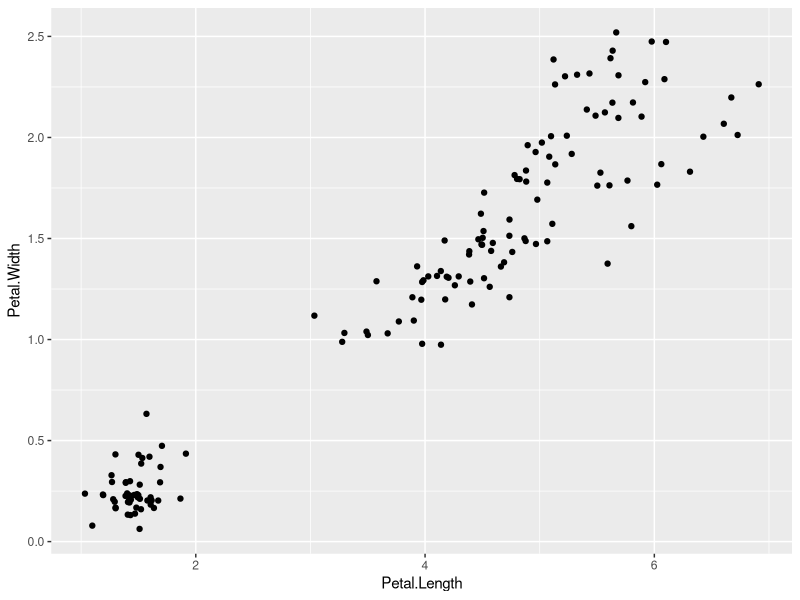
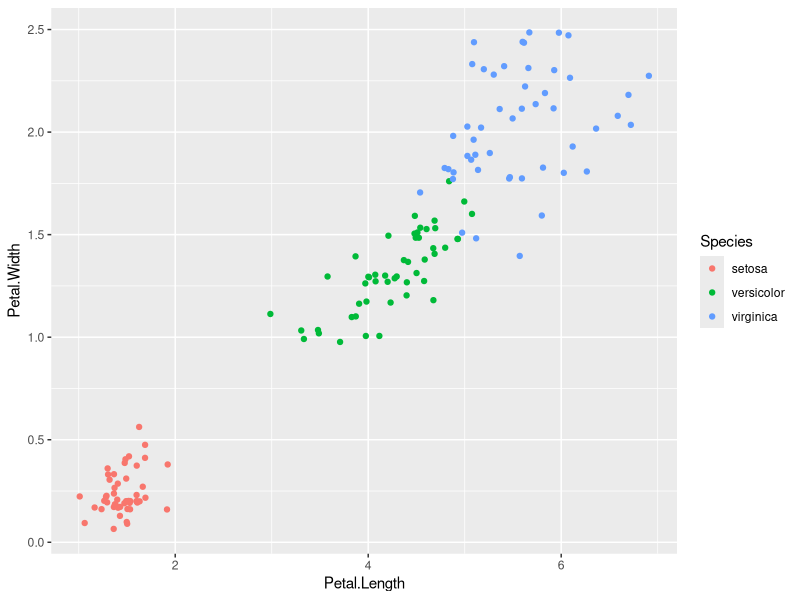
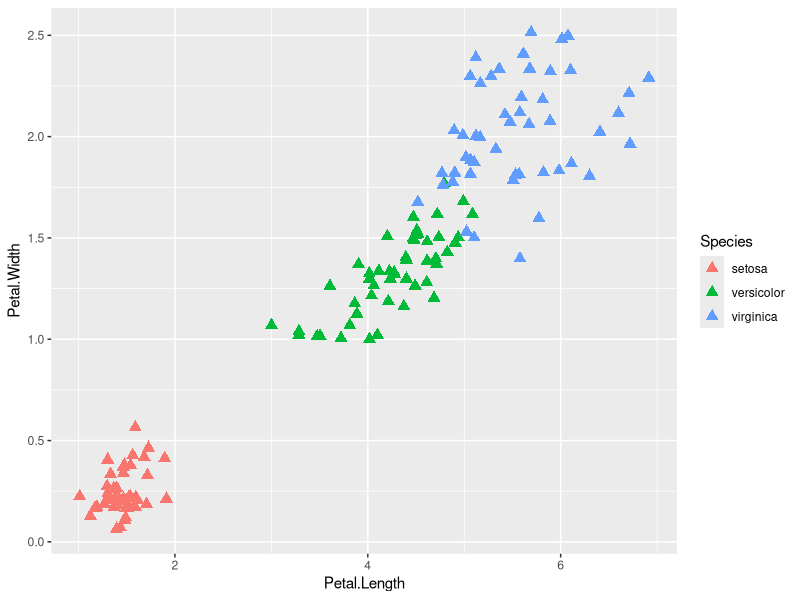
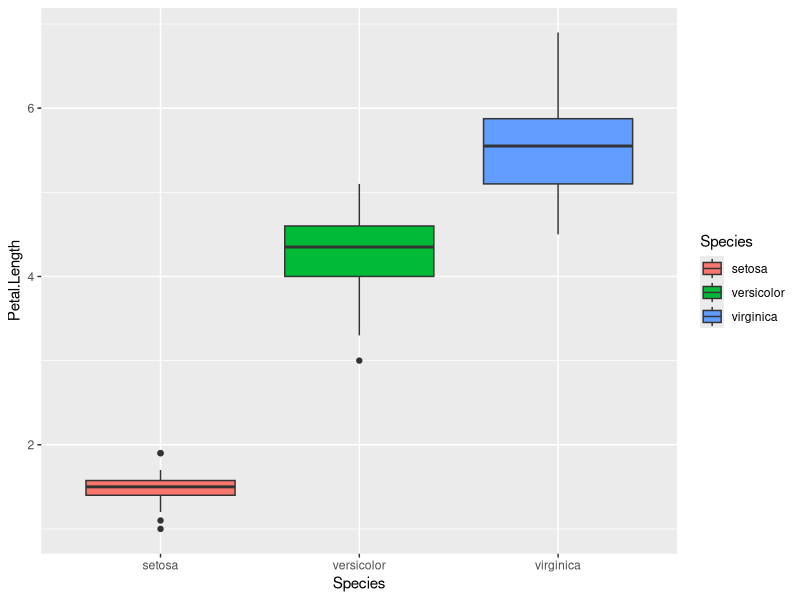
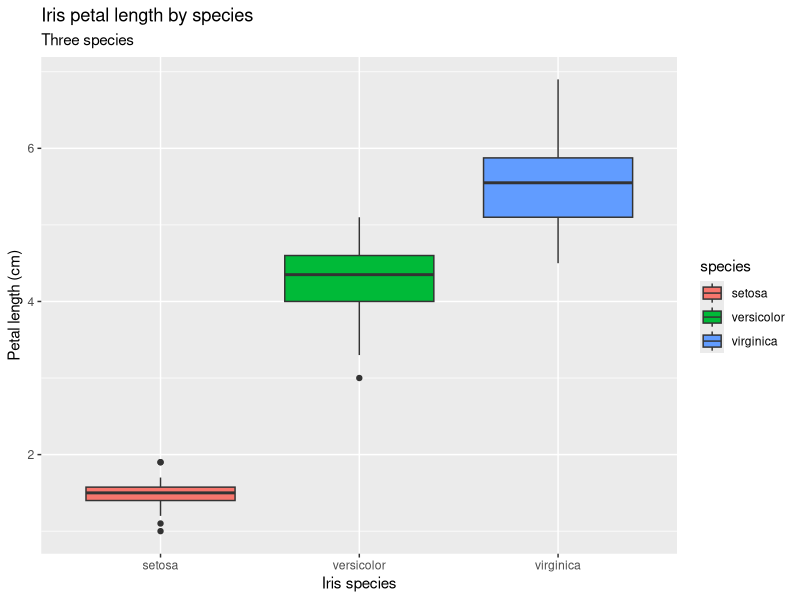
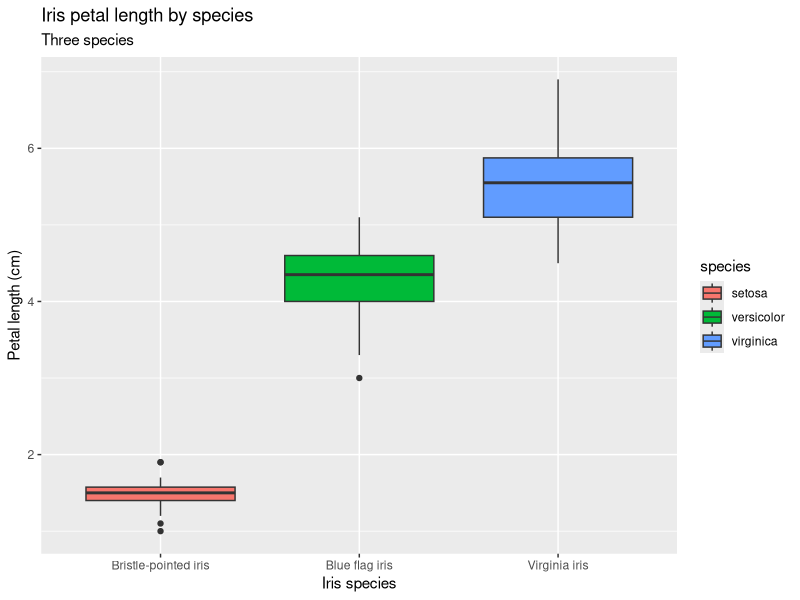
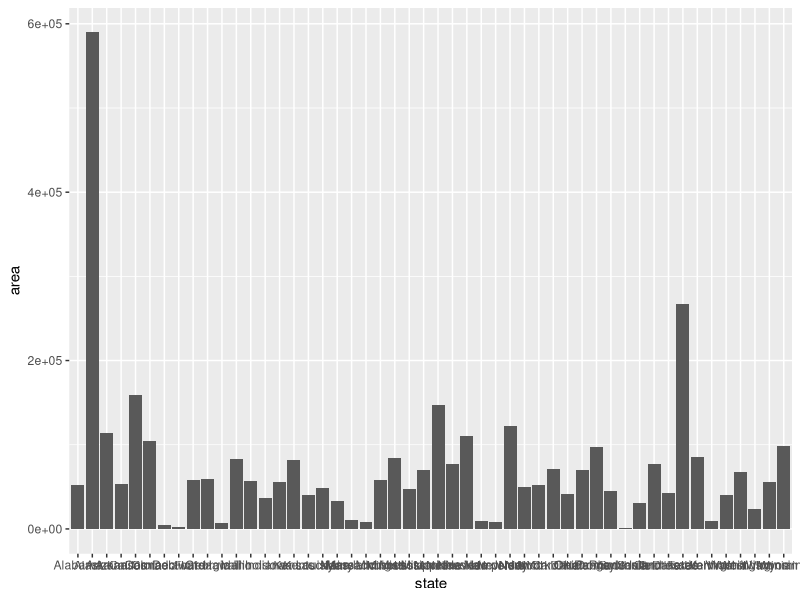
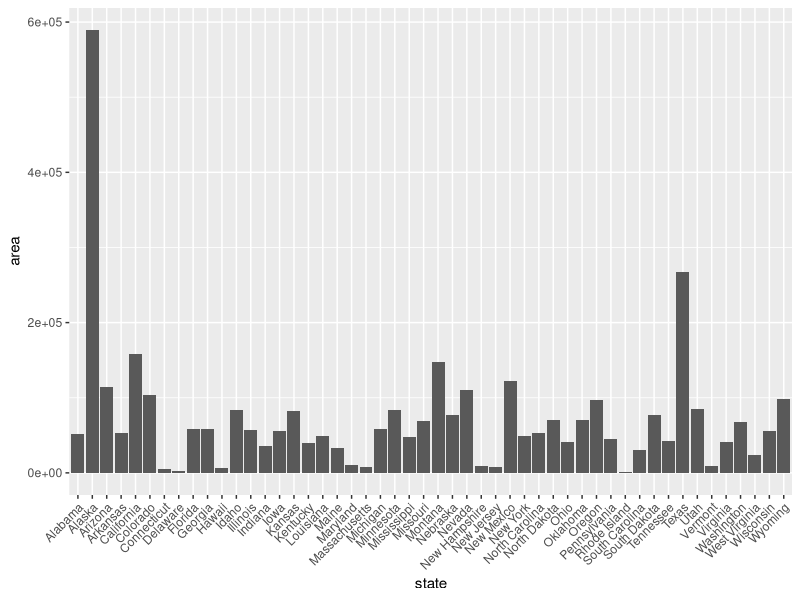

These charts were generated, in order, by the following R code:
## ---- chunk 1
library(tidyverse)
## ---- chunk 2
iris
## ---- chunk 3
ggplot(iris, aes(x = Petal.Length, y = Petal.Width)) +
  geom_jitter()
## ---- chunk 4
ggplot(iris, aes(x = Petal.Length, y = Petal.Width,
                 color = Species)) +
  geom_jitter()
## ---- chunk 5
ggplot(iris, aes(x = Petal.Length, y = Petal.Width,
                 color = Species)) +
  geom_jitter(size = 3, shape = 'triangle')
## ---- chunk 6
plot_iris <- ggplot(iris, aes(x = Species, y = Petal.Length, fill = Species)) + geom_boxplot()
plot_iris
## ---- chunk 7
plot_iris_labeled <- plot_iris +
  labs(x = "Iris species",
       y = "Petal length (cm)",
       fill = "species",
       title = "Iris petal length by species",
       subtitle = "Three species")
plot_iris_labeled
## ---- chunk 8
plot_iris_labeled +
  scale_x_discrete(labels = c("setosa" = "Bristle-pointed iris",
                              "virginica" = "Virginia iris",
                              "versicolor" = "Blue flag iris"))
## ---- chunk 9
us_states <- tibble(state = datasets::state.name,
                    abbrev = datasets::state.abb,
                    area = datasets::state.area,
                    region = datasets::state.region,
                    division = datasets::state.division)
## ---- chunk 10
plot_state_areas <- ggplot(us_states,
                           aes(x = state, y = area)) +
  geom_col()
plot_state_areas
## ---- chunk 11
plot_state_areas_neat <- plot_state_areas +
  scale_x_discrete(guide = guide_axis(angle = 45))
plot_state_areas_neat
## ---- chunk 12
plot_state_areas_reorder <- ggplot(us_states,
                                   aes(x = fct_reorder(state, area), y = area)) + 
  geom_col() +
scale_x_discrete(guide = guide_axis(angle = 45)) +
  labs(x = "US state",
       y = "area (sq mi)")
plot_state_areas_reorder
## ---- chunk 13
plot_iris_labeled +
  expand_limits(y = 0)
## ---- chunk 14
# zoom out
plot_iris_labeled +
  coord_cartesian(ylim = c(0, 8))

# zoom in
plot_iris_labeled +
  coord_cartesian(ylim = c(0, 4))
## ---- chunk 15
plot_state_areas_reorder + 
  scale_y_continuous(labels = scales::comma)
## ---- chunk 16
plot_state_areas_reorder <- plot_state_areas_reorder +
  scale_y_continuous(labels = scales::comma,
                     breaks = seq(0, 600000, by = 100000))
plot_state_areas_reorder
## ---- chunk 17
ggplot(us_states,
       aes(x = fct_reorder(state, area), 
           y = area, 
           fill = region)) + 
  geom_col() +
  scale_fill_brewer(palette = "Dark2") +
  scale_x_discrete(guide = guide_axis(angle = 45)) +
  labs(x = "US state",
       y = "area (sq mi)")
## ---- chunk 18

ggplot(us_states,
       aes(x = fct_reorder(state, area), 
           y = area)) + 
  geom_col(color = "forestgreen", fill = "hotpink") +
  scale_x_discrete(guide = guide_axis(angle = 45)) +
  labs(x = "US state",
       y = "area (sq mi)")

## ---- chunk 19

ggplot(us_states,
       aes(x = fct_reorder(state, area), 
           y = area,
           fill = region)) + 
  geom_col() +
  scale_x_discrete(guide = guide_axis(angle = 45)) +
  labs(x = "US state",
       y = "area (sq mi)") +
  scale_fill_manual(values = c("Northeast" = "firebrick",
                               "South" = "navyblue",
                               "North Central" = "lightpink",
                               "West" = "skyblue"))
## ---- chunk 20
plot_state_areas_reorder +
  geom_hline(yintercept = 57321, linetype = "dashed", color = "purple")
## ---- chunk 21
plot_state_areas_reorder +
  geom_hline(yintercept = 57321, linetype = "dashed", color = "purple") +
  annotate("text",
           x = 1,
           y = 57321,
           label = "Area of Bangladesh")
## ---- chunk 22
plot_state_areas_reorder +
  geom_hline(yintercept = 57321, linetype = "dashed", color = "purple") +
  annotate(geom = "text",
           x = 1,
           y = 57321,
           hjust = "left",
           vjust = "bottom",
           label = "Area of Bangladesh")
## ---- chunk 23
plot_iris_labeled +
  theme_bw()

plot_iris_labeled +
  theme_classic()
## ---- chunk 24
plot_iris_labeled +
  theme(text = element_text(color = "chartreuse4"))
## ---- chunk 25
plot_iris_labeled +
  theme(text = element_text(family = "Courier New"))
## ---- chunk 26
plot_iris_labeled +
  theme(axis.text = element_text(size = rel(2)))
## ---- chunk 27
plot_iris_labeled +
  theme(legend.position = "bottom")
## ---- chunk 28
plot_iris_labeled +
  theme(legend.position = "none")
